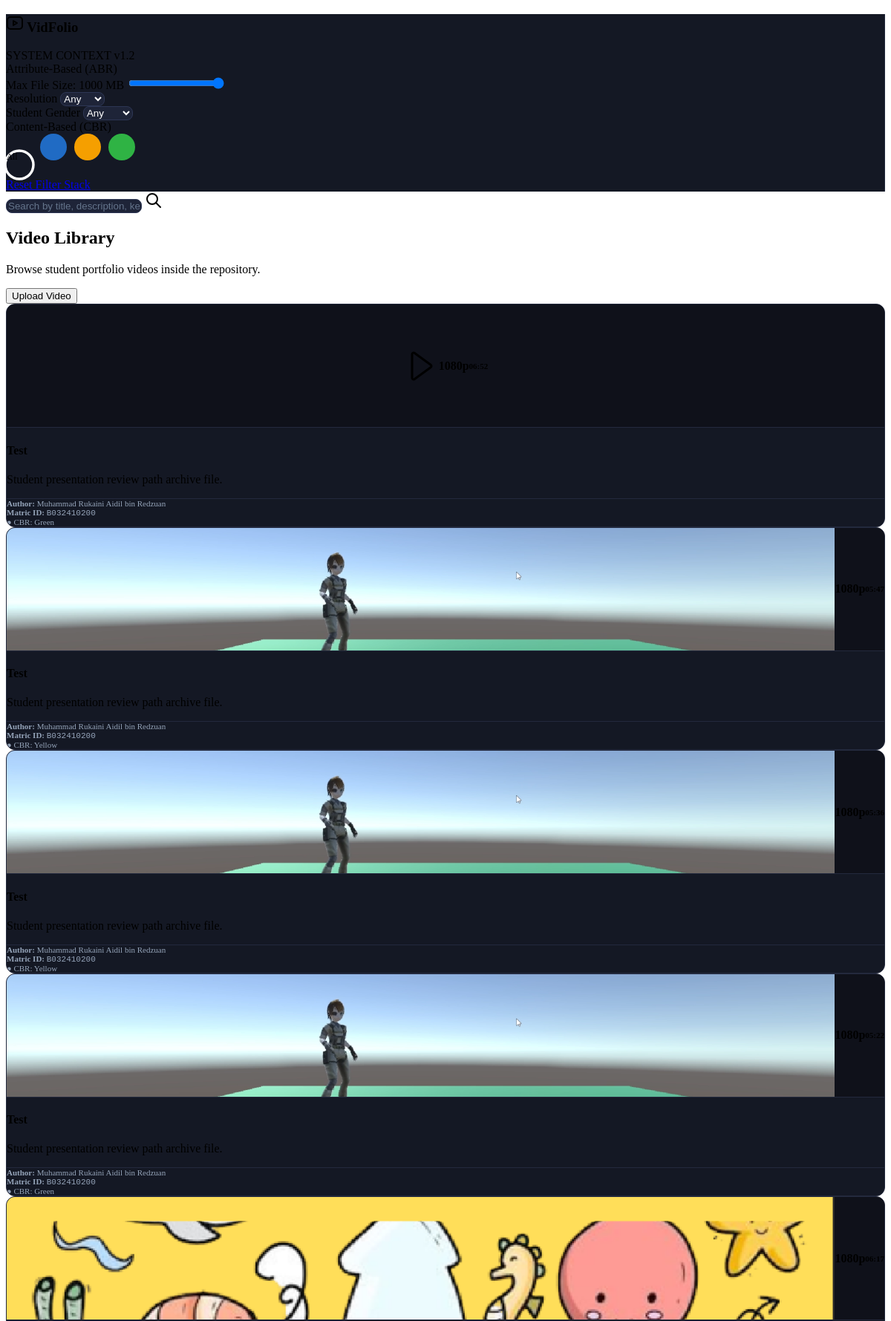
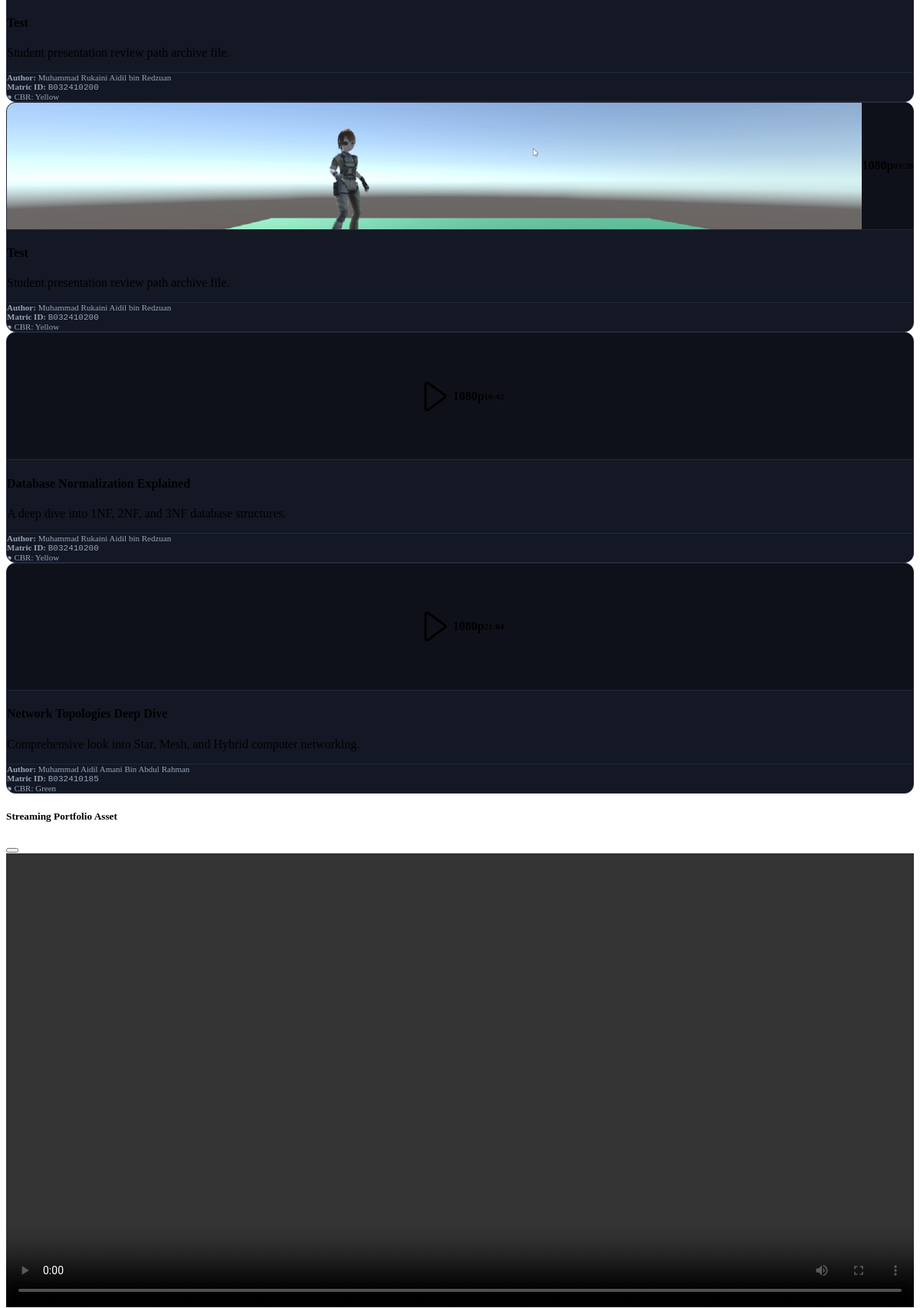
The page / (upper part) on the database its author committed (2 pictures, top to bottom).
### tables this page shows
CREATE TABLE `video` (
  `VideoID` int(11) NOT NULL,
  `StudentID` varchar(15) DEFAULT NULL,
  `Title` varchar(255) NOT NULL,
  `Description` text DEFAULT NULL,
  `Renamed_File_Name` varchar(255) NOT NULL,
  `Video_Path` varchar(255) NOT NULL,
  `File_Size_MB` decimal(10,2) NOT NULL,
  `Duration_Seconds` int(11) NOT NULL,
  `Length_Category` varchar(10) NOT NULL,
  `Resolution` varchar(10) NOT NULL,
  `Upload_Date` date NOT NULL
);

CREATE TABLE `student` (
  `StudentID` varchar(15) NOT NULL,
  `Name` varchar(255) NOT NULL,
  `Gender` varchar(10) NOT NULL
);

CREATE TABLE `thumbnail` (
  `ThumbnailID` int(11) NOT NULL,
  `VideoID` int(11) DEFAULT NULL,
  `Thumbnail_Path` varchar(255) NOT NULL,
  `Is_Generated` tinyint(1) DEFAULT 1,
  `Dominant_Colour` varchar(20) NOT NULL,
  `Frame_Captured_At` varchar(10) NOT NULL
);

### index.php (the view, shortened to what this page needs)
<?php
include 'config/db.php';
include 'includes/header.php';
$tbr_keyword = isset($_GET['tbr_keyword']) ? trim($_GET['tbr_keyword']) : '';
$abr_resolution = isset($_GET['abr_resolution']) ? $_GET['abr_resolution'] : 'Any';
$abr_gender = isset($_GET['abr_gender']) ? $_GET['abr_gender'] : 'Any';
$abr_max_size = isset($_GET['abr_max_size']) ? floatval($_GET['abr_max_size']) : 1000.00;
$cbr_color = isset($_GET['cbr_color']) ? $_GET['cbr_color'] : 'All';
$query = "SELECT V.*, S.Name, S.Gender, T.Thumbnail_Path, T.Dominant_Colour
          FROM VIDEO V
          JOIN STUDENT S ON V.StudentID = S.StudentID
          LEFT JOIN THUMBNAIL T ON V.VideoID = T.VideoID
          WHERE 1=1";
$params = []; $types = "";
if ($abr_max_size > 0) { $query .= " AND V.File_Size_MB <= ?"; array_push($params, $abr_max_size); $types .= "d"; }
$stmt = $conn->prepare($query);
if (!empty($params)) { $stmt->bind_param($types, ...$params); }
$stmt->execute();
$result = $stmt->get_result();
?>
<div class="page">
    <div class="page-wrapper">
        <div class="container-fluid p-0 d-flex min-vh-100">
            <aside class="sidebar-premium col-md-3 col-lg-2 p-4 d-flex flex-column gap-4">
                <div>
                    <h3 class="text-primary fw-bold mb-1 d-flex align-items-center gap-2">
                        VidFolio
                    </h3>
                    <span class="text-muted small font-monospace tracking-wider">SYSTEM CONTEXT v1.2</span>
                </div>
                <form method="GET" action="index.php" id="filterForm">
                    <div class="mb-4">
                        <label class="form-label text-muted fw-bold tracking-wide small text-uppercase mb-2">Attribute-Based (ABR)</label>
                        <div class="mb-3">
                            <label class="form-label small text-secondary">Max File Size: <span class="text-white fw-bold"><?php echo $abr_max_size; ?> MB</span></label>
                            <input type="range" name="abr_max_size" class="form-range" min="50" max="1000" step="50" value="<?php echo $abr_max_size; ?>" onchange="this.form.submit()">
                        </div>
                        <div class="mb-3">
                            <label class="form-label small text-secondary">Resolution</label>
                            <select name="abr_resolution" class="form-select form-dark" onchange="this.form.submit()">
                                <option value="Any" <?php if($abr_resolution == 'Any') echo 'selected'; ?>>Any</option>
                            </select>
                        </div>
                        <div class="mb-3">
                            <label class="form-label small text-secondary">Student Gender</label>
                            <select name="abr_gender" class="form-select form-dark" onchange="this.form.submit()">
                                <option value="Any" <?php if($abr_gender == 'Any') echo 'selected'; ?>>Any</option>
                            </select>
                        </div>
                    </div>
                    <div class="mb-4">
                        <label class="form-label text-muted fw-bold tracking-wide small text-uppercase mb-2">Content-Based (CBR)</label>
                        <div class="d-flex flex-wrap gap-1 align-items-center mt-2">
                            <span class="color-selector bg-secondary d-flex align-items-center justify-content-center small text-white <?php if($cbr_color == 'All') echo 'active'; ?>" style="font-size:10px;" onclick="selectColor('All')">All</span>
                            <span class="color-selector <?php if($cbr_color == 'Blue') echo 'active'; ?>" style="background-color: #206bc4;" onclick="selectColor('Blue')"></span>
                            <span class="color-selector <?php if($cbr_color == 'Yellow') echo 'active'; ?>" style="background-color: #f59f00;" onclick="selectColor('Yellow')"></span>
                            <span class="color-selector <?php if($cbr_color == 'Green') echo 'active'; ?>" style="background-color: #2fb344;" onclick="selectColor('Green')"></span>
                        </div>
                    </div>
                    <a href="index.php" class="btn btn-outline-dark btn-sm w-100 text-white border-secondary mt-2">Reset Filter Stack</a>
                </form>
            </aside>
            <main class="col p-5 overflow-auto">
                <form method="GET" action="index.php" class="mb-5">
                    <div class="input-icon input-group-lg shadow-sm">
                        <input type="text" name="tbr_keyword" class="form-control form-dark ps-5" placeholder="Search by title, description, keywords, or matric number..." value="<?php echo htmlspecialchars($tbr_keyword, ENT_QUOTES); ?>">
                        <span class="input-icon-addon text-muted ps-2">
                        </span>
                    </div>
                </form>
                <div class="d-flex justify-content-between align-items-center mb-4">
                    <div>
                        <h2 class="mb-1 fw-bold">Video Library</h2>
                        <p class="text-secondary small mb-0">Browse student portfolio videos inside the repository.</p>
                    </div>
                    <button class="btn btn-primary btn-md fw-bold shadow-sm" data-bs-toggle="modal" data-bs-target="#uploadModal">
                        Upload Video
                    </button>
                </div>
                <div class="row row-cards g-4">
                    <?php if ($result->num_rows > 0): ?>
                        <?php while($row = $result->fetch_assoc()): ?>
                            <div class="col-sm-6 col-md-4 col-xl-3">
                                <div class="card card-portfolio shadow-sm h-100" style="cursor: pointer;"
                                     onclick="playVideo('<?php echo htmlspecialchars($row['Video_Path'], ENT_QUOTES); ?>', '<?php echo htmlspecialchars($row['Title'], ENT_QUOTES); ?>')">
                                    <div class="thumb-container" style="border-bottom: 1px solid #23293d; background-color: #0f111a;">
                                        <?php if (!empty($row['Thumbnail_Path']) && file_exists($row['Thumbnail_Path'])): ?>
                                            <img src="<?php echo $row['Thumbnail_Path']; ?>" alt="Video Thumbnail" style="width:100%; height:100%; object-fit:cover;">
                                        <?php endif; ?>
                                        <span class="badge bg-dark bg-opacity-70 text-white border border-secondary position-absolute top-0 start-0 m-3"><?php echo $row['Resolution']; ?></span>
                                        <span class="badge bg-black text-white position-absolute bottom-0 end-0 m-3 font-monospace" style="font-size:11px;"><?php echo gmdate("i:s", $row['Duration_Seconds']); ?></span>
                                    </div>
                                    <div class="card-body p-4 d-flex flex-column justify-content-between">
                                        <div class="mb-3">
                                            <h4 class="text-white fw-bold mb-1 text-truncate"><?php echo htmlspecialchars($row['Title']); ?></h4>
                                            <p class="text-secondary small text-truncate mb-0"><?php echo htmlspecialchars($row['Description']); ?></p>
                                        </div>
                                        <div class="pt-3" style="border-top: 1px solid #23293d; font-size:11px; color:#94a3b8;">
                                            <div class="mb-1 text-white-50"><strong>Author:</strong> <?php echo htmlspecialchars($row['Name']); ?></div>
                                            <div class="mb-2"><strong>Matric ID:</strong> <code><?php echo $row['StudentID']; ?></code></div>
                                            <div><span class="badge bg-dark text-muted p-2 rounded border border-secondary">● CBR: <?php echo $row['Dominant_Colour']; ?></span></div>
                                        </div>
                                    </div>
                                </div>
                            </div>
                        <?php endwhile; ?>
                    <?php else: ?>
                        <div class="col-12 text-center py-5 border border-dashed rounded bg-dark bg-opacity-50">
                            <p class="text-muted mb-0">No portfolios match your filter parameters matrix.</p>
                        </div>
                    <?php endif; ?>
                </div>
            </main>
        </div>
    </div>
</div>
<div class="modal fade" id="playerModal" tabindex="-1" aria-hidden="true">
    <div class="modal-dialog modal-dialog-centered modal-lg">
        <div class="modal-content bg-dark border border-secondary text-white rounded-3 shadow-lg">
            <div class="modal-header border-bottom border-secondary">
                <h5 class="modal-title fw-bold" id="playerVideoTitle">Streaming Portfolio Asset</h5>
                <button type="button" class="btn-close btn-close-white" data-bs-dismiss="modal" aria-label="Close" onclick="stopVideo()"></button>
            </div>
            <div class="modal-body p-0 bg-black d-flex justify-content-center align-items-center" style="min-height: 400px;">
                <video id="portfolioVideoPlayer" controls width="100%" class="rounded-bottom">
                    <source id="videoSource" src="" type="video/mp4">
                </video>
            </div>
        </div>
    </div>
</div>
<?php include 'includes/footer.php'; ?>

### includes/header.php (style rules this page uses)
:root { --tblr-body-bg: #0c0e17; }
.sidebar-premium { background-color: #141824; border-right: 1px solid #23293d; }
.card-portfolio { background-color: #141824; border: 1px solid #23293d; border-radius: 12px; overflow: hidden; transition: all 0.25s ease; }
.thumb-container { height: 165px; display: flex; align-items: center; justify-content: center; position: relative; font-weight: 700; background-size: cover; background-position: center; }
.color-selector { display: inline-block; width: 30px; height: 30px; border-radius: 50%; margin-right: 6px; cursor: pointer; border: 3px solid transparent; transition: all 0.2s; }
.color-selector.active { border-color: #ffffff; transform: scale(1.15); }
.form-dark { background-color: #1e2438 !important; border: 1px solid #2d3654 !important; color: #ffffff !important; border-radius: 8px; }
.form-dark::placeholder { color: #64748b; }

### rows shown on the page
video: Title "Test", Description "Student presentation review path archive file.", StudentID.Name "Muhammad Rukaini Aidil bin Redzuan", StudentID "B032410200", thumbnail.Dominant_Colour "Green"
video: thumbnail.Thumbnail_Path (picture), Duration_Seconds "05:47", Title "Test", Description "Student presentation review path archive file.", StudentID.Name "Muhammad Rukaini Aidil bin Redzuan", StudentID "B032410200", thumbnail.Dominant_Colour "Yellow"
video: thumbnail.Thumbnail_Path (picture), Duration_Seconds "05:36", Title "Test", Description "Student presentation review path archive file.", StudentID.Name "Muhammad Rukaini Aidil bin Redzuan", StudentID "B032410200", thumbnail.Dominant_Colour "Yellow"
video: thumbnail.Thumbnail_Path (picture), Duration_Seconds "05:22", Title "Test", Description "Student presentation review path archive file.", StudentID.Name "Muhammad Rukaini Aidil bin Redzuan", StudentID "B032410200", thumbnail.Dominant_Colour "Green"
video: thumbnail.Thumbnail_Path (picture), Duration_Seconds "06:17", Title "Test", Description "Student presentation review path archive file.", StudentID.Name "Muhammad Rukaini Aidil bin Redzuan", StudentID "B032410200", thumbnail.Dominant_Colour "Yellow"
video: thumbnail.Thumbnail_Path (picture), Duration_Seconds "03:26", Title "Test", Description "Student presentation review path archive file.", StudentID.Name "Muhammad Rukaini Aidil bin Redzuan", StudentID "B032410200", thumbnail.Dominant_Colour "Yellow"
video: Title "Database Normalization Explained", Description "A deep dive into 1NF, 2NF, and 3NF database structures.", StudentID.Name "Muhammad Rukaini Aidil bin Redzuan", StudentID "B032410200", thumbnail.Dominant_Colour "Yellow"
video: Title "Network Topologies Deep Dive", Description "Comprehensive look into Star, Mesh, and Hybrid computer networking.", StudentID.Name "Muhammad Aidil Amani Bin Abdul Rahman", StudentID "B032410185", thumbnail.Dominant_Colour "Green"

### other values the page prints
$abr_max_size "1000"
